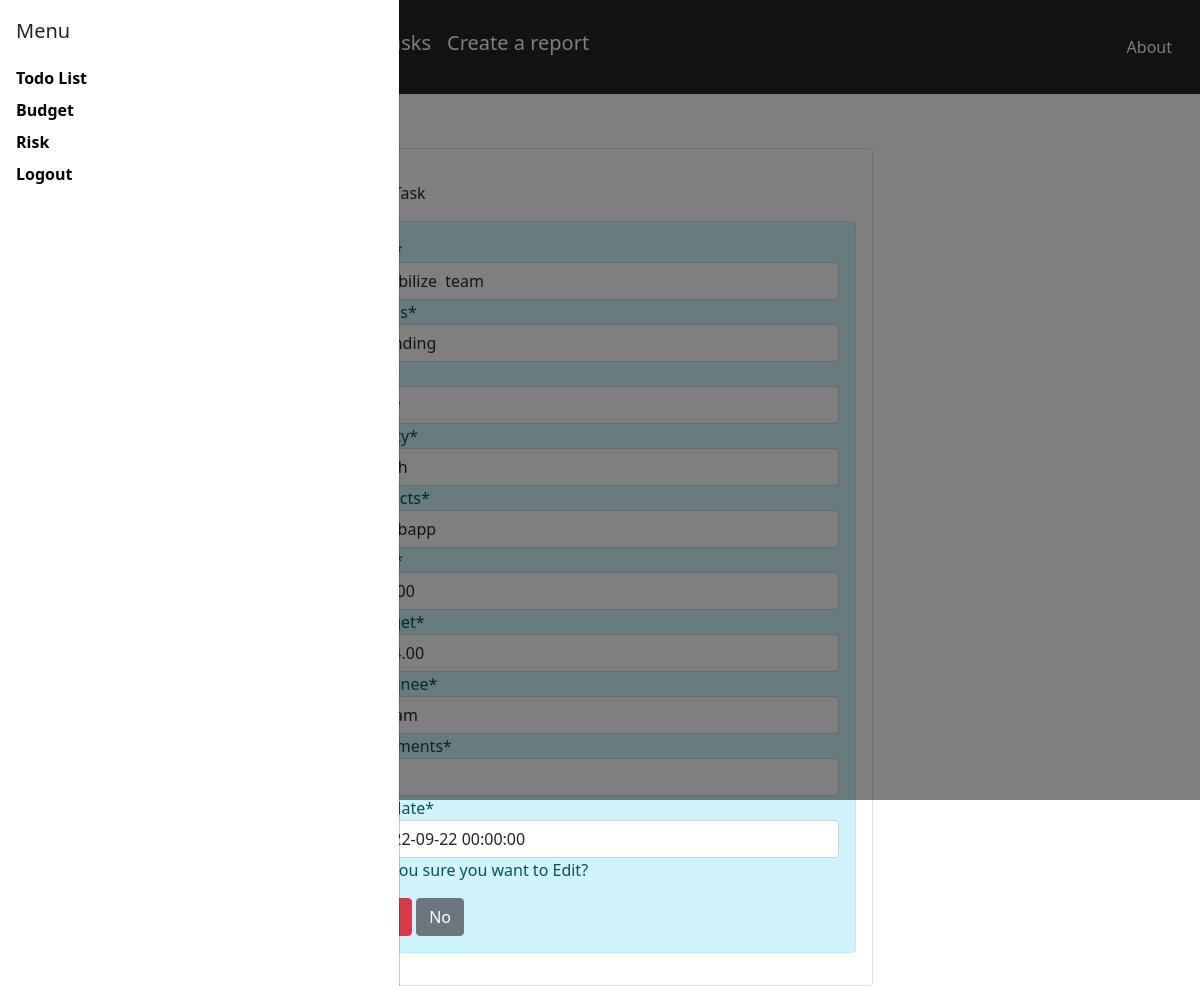
The app's page /edit/7/ (signed in) with its own data.
### taskapp/models.py (models this page shows, shortened)
class TaskModel(models.Model):
    complete='Complete'
    pending='Pending'
    cancelled='cancelled'
    high='high'
    medium='medium'
    low='low'
    task=models.CharField(null=True,max_length=100)
    status=models.CharField(max_length=10,choices=[(complete,'Complete'),(pending,'Pending'),(cancelled,'Cancelled')],default=pending)
    risk=models.CharField(max_length=10,choices=[(high,'high'),(medium,'medium'),(low,'low')],default=medium)
    piority=models.CharField(max_length=10,choices=[(high,'high'),(medium,'medium'),(low,'low')],default=medium)
    projects=models.ForeignKey(ProjectModel,null=True,on_delete=models.SET_NULL)
    date=models.DateTimeField(auto_now_add=True)
    cost=models.DecimalField(default=0.00,max_digits=10,decimal_places=2)
    budget=models.DecimalField(default=0.00,max_digits=10,decimal_places=2)
    assignee=models.ForeignKey(User,null=True,on_delete=models.SET_NULL)
    comments=models.CharField(null=True,max_length=100)
    duedate=models.DateTimeField(null=True)

### taskapp/views.py (the view)
# urls.py: path('edit/<int:pk>/',views.edit,name="taskapp-edit"),
@login_required()
def edit(request,pk):
    item=TaskModel.objects.get(id=pk)
    if request.method=='POST':
        form=TaskUpdateForm(request.POST,instance=item)
        if form.is_valid():
            form.save()
            return redirect('/task')
    else:
        form=TaskUpdateForm(instance=item)
    context={
        'form':form
    }
    return render(request,'edit.html',context)

### taskapp/forms.py
class TaskUpdateForm(forms.ModelForm):#for edit
    class Meta:
        model=TaskModel
        fields='__all__'

### taskapp/models.py (called while the page is built)
    def __str__(self):
        return self.project

### templates/edit.html (shortened to what this page needs)
{%extends './partials/base.html'%}
{% load crispy_forms_tags %}
{%block content%}
<div class="container">
    <div class="row">
        <div class="col-6 offset-md-3">
            <div class="card">
                <div class="card-body">
                    <div class="card-body">
                        Edit Task
                    </div>
                    <div class="alert alert-info">
                        <form method="POST">
                            {% csrf_token %}{{form|crispy}}
                            <p>Are you sure you want to Edit? </p>
                            <a class="btn btn-secondary" href="{%url 'taskapp-index' %}">No</a>
                        </form>
                    </div>
                </div>
            </div>
        </div>
    </div>
</div>
{%endblock%}

### records on screen
TaskModel: task "Mobilize team", status "Pending", risk "low", piority "high", projects "Webapp", cost "90.00", budget "344.00", assignee "Adam", comments "like", duedate "2022-09-22 00:00:00"
